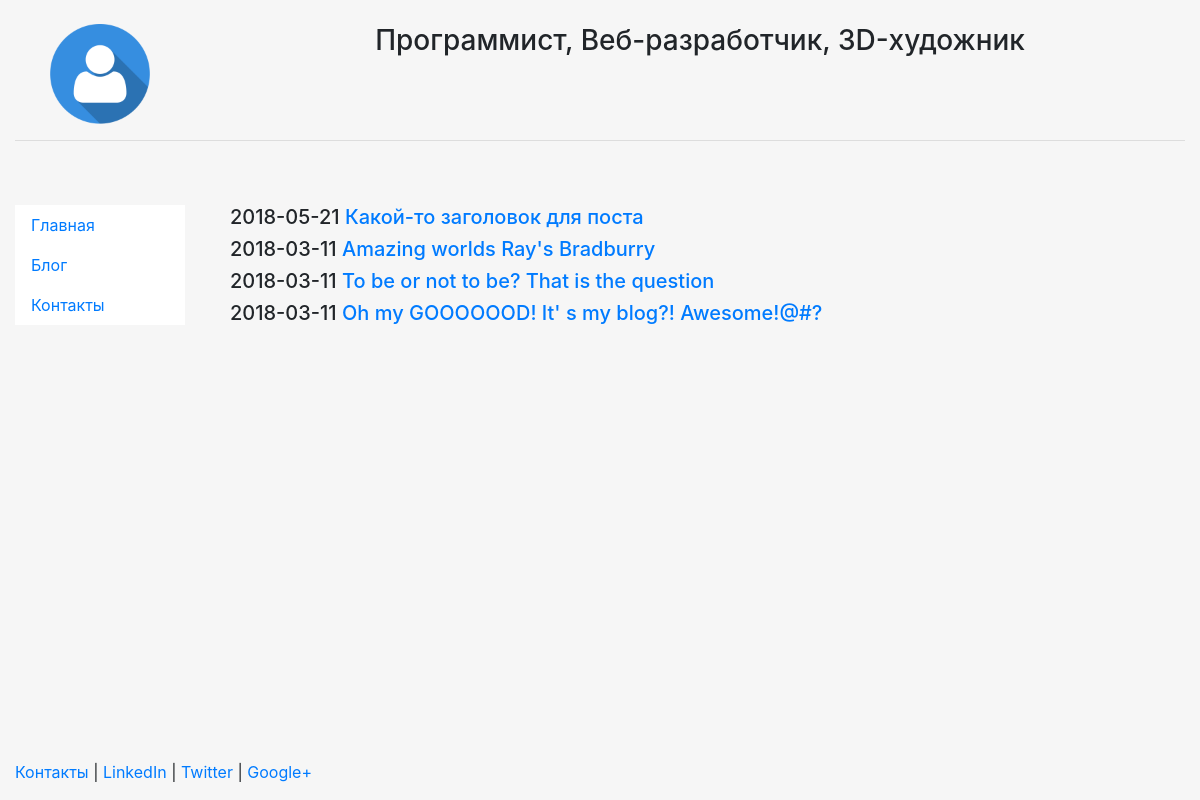
Screenshot of /blog/ with the database file from the repository.
### blog/models.py (models this page shows, shortened)
class Post(models.Model):
    class Meta:
        ordering = ['title']
    title = models.CharField(max_length=255)
    body = models.TextField()
    date = models.DateTimeField()

### blog/templates/blog/blog.html
{% extends "personal/header.html" %}
{% block content %}
	{% for post in object_list %}
		<h5>{{ post.date|date:"Y-m-d" }}
		<a href="/blog/{{ post.id }}">{{ post.title }}</a>
		</h5>
	{% endfor %}
{% endblock %}

### personal/templates/personal/header.html (shortened to what this page needs)
<!DOCTYPE html>
<html lang="en">
<head>
	{% load staticfiles %}
	<link rel="stylesheet" href="{% static 'personal/css/bootstrap.min.css' %}">
	<link rel="stylesheet" href="{% static 'personal/css/style.css' %}">
</head>
<body class="body" style="background-color:#f6f6f6">
	<div class="container-fluid" style="min-height:95%; ">
		<div class="row">
			  <div class="col-sm-2">
				  <br>
				  <center>
					<img src="{% static 'personal/img/profile.png' %}" class="responsive-img" style='max-height:100px;' alt="face">
				  </center>
			  </div>
			  <div class="col-sm-10">
				  <br>
				  <center>
				  <h3>Программист, Веб-разработчик, 3D-художник</h3>
				  </center>
			  </div>
		</div><hr>
		<div class="row">
		  <div class="col-sm-2">
		  <br>
		  <br>
			<nav class="nav flex-column" style="background-color:#fff">
				<a href='/' class="nav-link active">Главная</a>
				<a href='/blog/' class="nav-link">Блог</a>
				<a href='/contact/' class="nav-link">Контакты</a>
			</nav>
		  </div>
		  <div class="col-sm-10">
			<div class='container-fluid'>
			<br><br>
			   {% block content %}
			   {% endblock %}
			</div>
		  </div>
		</div>
	</div>
	<footer>
		<div class="container-fluid">
			<p><a href="#" target="blank">Контакты</a> | <a href="#" target="blank">LinkedIn</a> | <a href="#" target="blank">Twitter</a> | <a href="#" target="blank">Google+</a></p>
		</div>
	</footer>
</body>
</html>

### personal/templates/personal/header.html (style rules this page uses)
html, body { height:100% }

### rows the page displays
Post: date "2018-05-21", title "Какой-то заголовок для поста"
Post: date "2018-03-11", title "Amazing worlds Ray's Bradburry"
Post: date "2018-03-11", title "To be or not to be? That is the question"
Post: date "2018-03-11", title "Oh my GOOOOOOD! It' s my blog?! Awesome!@#?"
